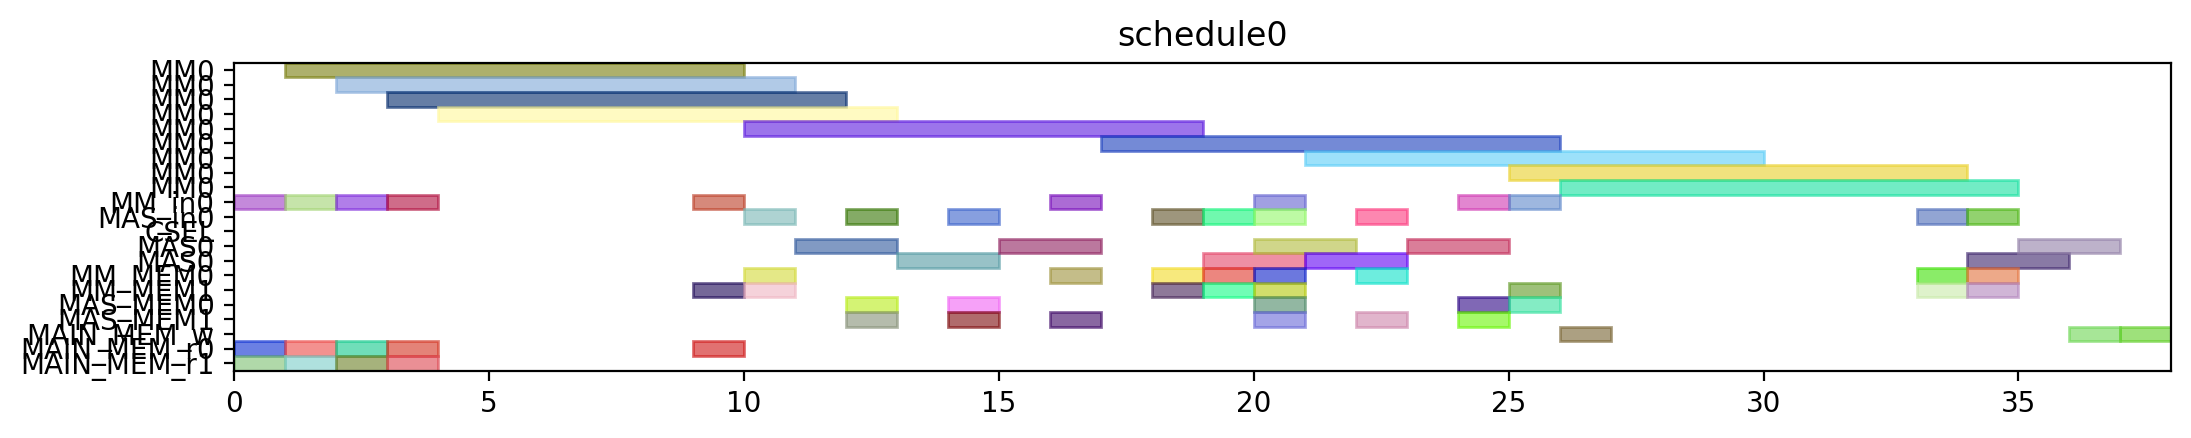

The script that drew this image:
from pyschedule import Scenario, solvers, plotters, alt


def solve():
	horizon = 120
	S = Scenario("schedule0", horizon=horizon)

	# resource
	MM = S.Resources('MM', num=1, size=9)
	MM_in = S.Resources('MM_in', num=1)
	MAS_in = S.Resources('MAS_in', num=1)
	CSEL = S.Resource('CSEL')
	MAS = S.Resources('MAS', num=1, size=2, periods=range(1, horizon))
	MM_MEM = S.Resources('MM_MEM', num=2)
	MAS_MEM = S.Resources('MAS_MEM', num=2)
	MAIN_MEM_w = S.Resource('MAIN_MEM_w', size=1)
	MAIN_MEM_r = S.Resources('MAIN_MEM_r', num=2)

	# result of previous scheduling

	# new tasks
	t0 = S.Task('t0', length=9, delay_cost=1)
	t0 += alt(MM)
	t0_in = S.Task('t0_in', length=1, delay_cost=1)
	t0_in += alt(MM_in)
	S += t0_in*MM_in[0]<=t0*MM[0]
	t0_mem0 = S.Task('t0_mem0', length=1, delay_cost=1)
	t0_mem0 += MAIN_MEM_r[0]
	S += t0_mem0 <= t0

	t0_mem1 = S.Task('t0_mem1', length=1, delay_cost=1)
	t0_mem1 += MAIN_MEM_r[1]
	S += t0_mem1 <= t0

	t3 = S.Task('t3', length=9, delay_cost=1)
	t3 += alt(MM)
	t3_in = S.Task('t3_in', length=1, delay_cost=1)
	t3_in += alt(MM_in)
	S += t3_in*MM_in[0]<=t3*MM[0]
	t3_mem0 = S.Task('t3_mem0', length=1, delay_cost=1)
	t3_mem0 += MAIN_MEM_r[0]
	S += t3_mem0 <= t3

	t3_mem1 = S.Task('t3_mem1', length=1, delay_cost=1)
	t3_mem1 += MAIN_MEM_r[1]
	S += t3_mem1 <= t3

	t1 = S.Task('t1', length=9, delay_cost=1)
	t1 += alt(MM)
	t1_in = S.Task('t1_in', length=1, delay_cost=1)
	t1_in += alt(MM_in)
	S += t1_in*MM_in[0]<=t1*MM[0]
	t1_mem0 = S.Task('t1_mem0', length=1, delay_cost=1)
	t1_mem0 += MAIN_MEM_r[0]
	S += t1_mem0 <= t1

	t1_mem1 = S.Task('t1_mem1', length=1, delay_cost=1)
	t1_mem1 += MAIN_MEM_r[1]
	S += t1_mem1 <= t1

	t2 = S.Task('t2', length=9, delay_cost=1)
	t2 += alt(MM)
	t2_in = S.Task('t2_in', length=1, delay_cost=1)
	t2_in += alt(MM_in)
	S += t2_in*MM_in[0]<=t2*MM[0]
	t2_mem0 = S.Task('t2_mem0', length=1, delay_cost=1)
	t2_mem0 += MAIN_MEM_r[0]
	S += t2_mem0 <= t2

	t2_mem1 = S.Task('t2_mem1', length=1, delay_cost=1)
	t2_mem1 += MAIN_MEM_r[1]
	S += t2_mem1 <= t2

	t4 = S.Task('t4', length=9, delay_cost=1)
	t4 += alt(MM)
	t4_in = S.Task('t4_in', length=1, delay_cost=1)
	t4_in += alt(MM_in)
	S += t4_in*MM_in[0]<=t4*MM[0]
	t4_mem0 = S.Task('t4_mem0', length=1, delay_cost=1)
	t4_mem0 += MAIN_MEM_r[0]
	S += t4_mem0 <= t4

	t4_mem1 = S.Task('t4_mem1', length=1, delay_cost=1)
	t4_mem1 += alt(MM_MEM)
	S += (t2*MM[0])-1 < t4_mem1*MM_MEM[1]
	S += t4_mem1 <= t4

	t5 = S.Task('t5', length=2, delay_cost=1)
	t5 += alt(MAS)
	t5_in = S.Task('t5_in', length=1, delay_cost=1)
	t5_in += alt(MAS_in)
	S += t5_in*MAS_in[0]<=t5*MAS[0]

	t5_mem0 = S.Task('t5_mem0', length=1, delay_cost=1)
	t5_mem0 += alt(MM_MEM)
	S += (t0*MM[0])-1 < t5_mem0*MM_MEM[0]
	S += t5_mem0 <= t5

	t5_mem1 = S.Task('t5_mem1', length=1, delay_cost=1)
	t5_mem1 += alt(MM_MEM)
	S += (t0*MM[0])-1 < t5_mem1*MM_MEM[1]
	S += t5_mem1 <= t5

	t6 = S.Task('t6', length=2, delay_cost=1)
	t6 += alt(MAS)
	t6_in = S.Task('t6_in', length=1, delay_cost=1)
	t6_in += alt(MAS_in)
	S += t6_in*MAS_in[0]<=t6*MAS[0]

	t6_mem0 = S.Task('t6_mem0', length=1, delay_cost=1)
	t6_mem0 += alt(MAS_MEM)
	S += (t5*MAS[0])-1 < t6_mem0*MAS_MEM[0]
	S += t6_mem0 <= t6

	t6_mem1 = S.Task('t6_mem1', length=1, delay_cost=1)
	t6_mem1 += alt(MAS_MEM)
	S += (t5*MAS[0])-1 < t6_mem1*MAS_MEM[1]
	S += t6_mem1 <= t6

	t9 = S.Task('t9', length=2, delay_cost=1)
	t9 += alt(MAS)
	t9_in = S.Task('t9_in', length=1, delay_cost=1)
	t9_in += alt(MAS_in)
	S += t9_in*MAS_in[0]<=t9*MAS[0]

	t9_mem0 = S.Task('t9_mem0', length=1, delay_cost=1)
	t9_mem0 += alt(MM_MEM)
	S += (t0*MM[0])-1 < t9_mem0*MM_MEM[0]
	S += t9_mem0 <= t9

	t9_mem1 = S.Task('t9_mem1', length=1, delay_cost=1)
	t9_mem1 += alt(MM_MEM)
	S += (t4*MM[0])-1 < t9_mem1*MM_MEM[1]
	S += t9_mem1 <= t9

	t10 = S.Task('t10', length=2, delay_cost=1)
	t10 += alt(MAS)
	t10_in = S.Task('t10_in', length=1, delay_cost=1)
	t10_in += alt(MAS_in)
	S += t10_in*MAS_in[0]<=t10*MAS[0]

	t10_mem0 = S.Task('t10_mem0', length=1, delay_cost=1)
	t10_mem0 += alt(MM_MEM)
	S += (t4*MM[0])-1 < t10_mem0*MM_MEM[0]
	S += t10_mem0 <= t10

	t10_mem1 = S.Task('t10_mem1', length=1, delay_cost=1)
	t10_mem1 += alt(MM_MEM)
	S += (t4*MM[0])-1 < t10_mem1*MM_MEM[1]
	S += t10_mem1 <= t10

	t7 = S.Task('t7', length=2, delay_cost=1)
	t7 += alt(MAS)
	t7_in = S.Task('t7_in', length=1, delay_cost=1)
	t7_in += alt(MAS_in)
	S += t7_in*MAS_in[0]<=t7*MAS[0]

	t7_mem0 = S.Task('t7_mem0', length=1, delay_cost=1)
	t7_mem0 += alt(MAS_MEM)
	S += (t6*MAS[0])-1 < t7_mem0*MAS_MEM[0]
	S += t7_mem0 <= t7

	t7_mem1 = S.Task('t7_mem1', length=1, delay_cost=1)
	t7_mem1 += alt(MAS_MEM)
	S += (t6*MAS[0])-1 < t7_mem1*MAS_MEM[1]
	S += t7_mem1 <= t7

	t11 = S.Task('t11', length=2, delay_cost=1)
	t11 += alt(MAS)
	t11_in = S.Task('t11_in', length=1, delay_cost=1)
	t11_in += alt(MAS_in)
	S += t11_in*MAS_in[0]<=t11*MAS[0]

	t11_mem0 = S.Task('t11_mem0', length=1, delay_cost=1)
	t11_mem0 += alt(MAS_MEM)
	S += (t10*MAS[0])-1 < t11_mem0*MAS_MEM[0]
	S += t11_mem0 <= t11

	t11_mem1 = S.Task('t11_mem1', length=1, delay_cost=1)
	t11_mem1 += alt(MM_MEM)
	S += (t4*MM[0])-1 < t11_mem1*MM_MEM[1]
	S += t11_mem1 <= t11

	t8 = S.Task('t8', length=9, delay_cost=1)
	t8 += alt(MM)
	t8_in = S.Task('t8_in', length=1, delay_cost=1)
	t8_in += alt(MM_in)
	S += t8_in*MM_in[0]<=t8*MM[0]
	t8_mem0 = S.Task('t8_mem0', length=1, delay_cost=1)
	t8_mem0 += alt(MM_MEM)
	S += (t4*MM[0])-1 < t8_mem0*MM_MEM[0]
	S += t8_mem0 <= t8

	t8_mem1 = S.Task('t8_mem1', length=1, delay_cost=1)
	t8_mem1 += alt(MAS_MEM)
	S += (t7*MAS[0])-1 < t8_mem1*MAS_MEM[1]
	S += t8_mem1 <= t8

	new_PZ = S.Task('new_PZ', length=9, delay_cost=1)
	new_PZ += alt(MM)
	new_PZ_in = S.Task('new_PZ_in', length=1, delay_cost=1)
	new_PZ_in += alt(MM_in)
	S += new_PZ_in*MM_in[0]<=new_PZ*MM[0]
	S += 0<new_PZ

	new_PZ_w = S.Task('new_PZ_w', length=1, delay_cost=1)
	new_PZ_w += alt(MAIN_MEM_w)
	S += new_PZ <= new_PZ_w

	new_PZ_mem0 = S.Task('new_PZ_mem0', length=1, delay_cost=1)
	new_PZ_mem0 += alt(MM_MEM)
	S += (t1*MM[0])-1 < new_PZ_mem0*MM_MEM[0]
	S += new_PZ_mem0 <= new_PZ

	new_PZ_mem1 = S.Task('new_PZ_mem1', length=1, delay_cost=1)
	new_PZ_mem1 += alt(MAS_MEM)
	S += (t7*MAS[0])-1 < new_PZ_mem1*MAS_MEM[1]
	S += new_PZ_mem1 <= new_PZ

	t12 = S.Task('t12', length=2, delay_cost=1)
	t12 += alt(MAS)
	t12_in = S.Task('t12_in', length=1, delay_cost=1)
	t12_in += alt(MAS_in)
	S += t12_in*MAS_in[0]<=t12*MAS[0]

	t12_mem0 = S.Task('t12_mem0', length=1, delay_cost=1)
	t12_mem0 += alt(MM_MEM)
	S += (t0*MM[0])-1 < t12_mem0*MM_MEM[0]
	S += t12_mem0 <= t12

	t12_mem1 = S.Task('t12_mem1', length=1, delay_cost=1)
	t12_mem1 += alt(MAS_MEM)
	S += (t11*MAS[0])-1 < t12_mem1*MAS_MEM[1]
	S += t12_mem1 <= t12

	t13 = S.Task('t13', length=9, delay_cost=1)
	t13 += alt(MM)
	t13_in = S.Task('t13_in', length=1, delay_cost=1)
	t13_in += alt(MM_in)
	S += t13_in*MM_in[0]<=t13*MM[0]
	t13_mem0 = S.Task('t13_mem0', length=1, delay_cost=1)
	t13_mem0 += alt(MAS_MEM)
	S += (t12*MAS[0])-1 < t13_mem0*MAS_MEM[0]
	S += t13_mem0 <= t13

	t13_mem1 = S.Task('t13_mem1', length=1, delay_cost=1)
	t13_mem1 += alt(MAS_MEM)
	S += (t9*MAS[0])-1 < t13_mem1*MAS_MEM[1]
	S += t13_mem1 <= t13

	t14 = S.Task('t14', length=9, delay_cost=1)
	t14 += alt(MM)
	t14_in = S.Task('t14_in', length=1, delay_cost=1)
	t14_in += alt(MM_in)
	S += t14_in*MM_in[0]<=t14*MM[0]
	t14_mem0 = S.Task('t14_mem0', length=1, delay_cost=1)
	t14_mem0 += alt(MAS_MEM)
	S += (t12*MAS[0])-1 < t14_mem0*MAS_MEM[0]
	S += t14_mem0 <= t14

	t14_mem1 = S.Task('t14_mem1', length=1, delay_cost=1)
	t14_mem1 += alt(MM_MEM)
	S += (t3*MM[0])-1 < t14_mem1*MM_MEM[1]
	S += t14_mem1 <= t14

	new_PY = S.Task('new_PY', length=2, delay_cost=1)
	new_PY += alt(MAS)
	new_PY_in = S.Task('new_PY_in', length=1, delay_cost=1)
	new_PY_in += alt(MAS_in)
	S += new_PY_in*MAS_in[0]<=new_PY*MAS[0]

	S += 0<new_PY

	new_PY_w = S.Task('new_PY_w', length=1, delay_cost=1)
	new_PY_w += alt(MAIN_MEM_w)
	S += new_PY <= new_PY_w

	new_PY_mem0 = S.Task('new_PY_mem0', length=1, delay_cost=1)
	new_PY_mem0 += alt(MM_MEM)
	S += (t8*MM[0])-1 < new_PY_mem0*MM_MEM[0]
	S += new_PY_mem0 <= new_PY

	new_PY_mem1 = S.Task('new_PY_mem1', length=1, delay_cost=1)
	new_PY_mem1 += alt(MM_MEM)
	S += (t13*MM[0])-1 < new_PY_mem1*MM_MEM[1]
	S += new_PY_mem1 <= new_PY

	new_PX = S.Task('new_PX', length=2, delay_cost=1)
	new_PX += alt(MAS)
	new_PX_in = S.Task('new_PX_in', length=1, delay_cost=1)
	new_PX_in += alt(MAS_in)
	S += new_PX_in*MAS_in[0]<=new_PX*MAS[0]

	S += 0<new_PX

	new_PX_w = S.Task('new_PX_w', length=1, delay_cost=1)
	new_PX_w += alt(MAIN_MEM_w)
	S += new_PX <= new_PX_w

	new_PX_mem0 = S.Task('new_PX_mem0', length=1, delay_cost=1)
	new_PX_mem0 += alt(MM_MEM)
	S += (t14*MM[0])-1 < new_PX_mem0*MM_MEM[0]
	S += new_PX_mem0 <= new_PX

	new_PX_mem1 = S.Task('new_PX_mem1', length=1, delay_cost=1)
	new_PX_mem1 += alt(MM_MEM)
	S += (t14*MM[0])-1 < new_PX_mem1*MM_MEM[1]
	S += new_PX_mem1 <= new_PX

	solvers.mip.solve(S,msg=1,kind='CPLEX',ratio_gap=1.01)

	solution = [['hoge']*len(S.solution()[1]) for i in range(len(S.solution()))]
	for i in range(len(S.solution())):
		for j in range(len(S.solution()[i])):
			solution[i][j]=str(S.solution()[i][j])
	print(solution)

	cycles = int(solution[-1][3])

	pic_file_name = "/mnt/rose/usr1/fukuda/ABE/multiRAM_multiMAS_16mux/scheduling_result/stage9MM1_stage2MAS1/EP_DBL_A_0/schedule0.png"
	if(S.solution() != []):
		plotters.matplotlib.plot(S,img_filename=pic_file_name, show_task_labels=False, fig_size=(cycles*0.25+3, 2))

	return solution
